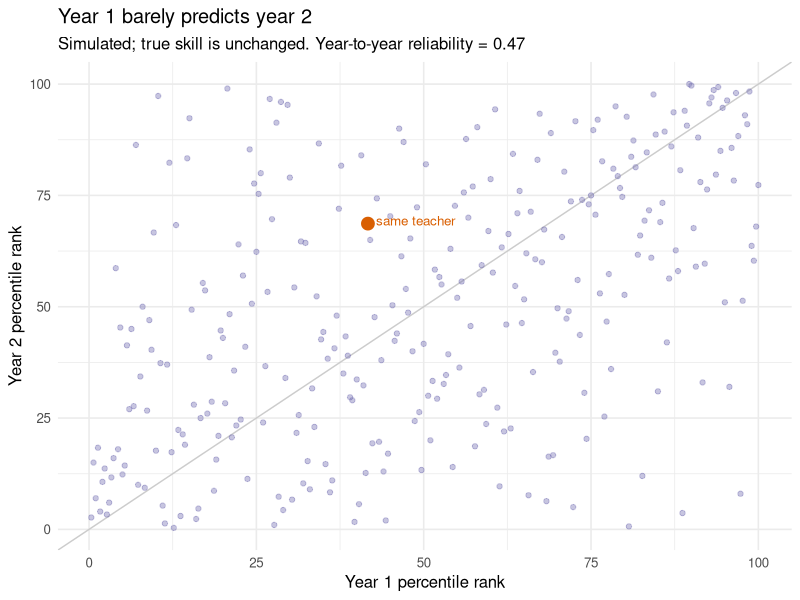

This chart was generated by the following R code:
# Simulated demo for "What a teacher-effectiveness score measures".
# Teachers have a STABLE true effect, but value-added estimates are noisy
# (small classes, test error). Year-to-year rankings swing on noise alone.
# All data simulated.
suppressMessages(library(ggplot2))
set.seed(2026)
nT <- 300
mu <- rnorm(nT, 0, 1)                    # TRUE, stable teacher effect
sd_noise <- sqrt(1.5)                    # tuned for a realistic ~0.4 reliability
vam1 <- mu + rnorm(nT, 0, sd_noise)      # year 1 estimate
vam2 <- mu + rnorm(nT, 0, sd_noise)      # year 2 estimate (same true mu)

rel <- cor(vam1, vam2)
pct1 <- rank(vam1) / nT * 100
pct2 <- rank(vam2) / nT * 100
cat(sprintf("year-to-year reliability (correlation of estimates): %.2f\n", rel))

# churn: of teachers in the bottom quartile in year 1, how many are above the
# median in year 2?
bottomY1 <- pct1 <= 25
cat(sprintf("of bottom-quartile (Y1) teachers, %.0f%% land above the median in Y2\n",
            100 * mean(pct2[bottomY1] > 50)))

# an example teacher who jumps from ~40th to ~70th on noise alone
i <- which.min(abs(pct1 - 40) + abs(pct2 - 70))
cat(sprintf("example teacher: %.0fth percentile (Y1) -> %.0fth percentile (Y2), same true skill\n",
            pct1[i], pct2[i]))

df <- data.frame(pct1, pct2)
p <- ggplot(df, aes(pct1, pct2)) +
  geom_abline(slope = 1, intercept = 0, colour = "grey80") +
  geom_point(alpha = 0.4, colour = "#7570b3") +
  geom_point(data = df[i, ], size = 4, colour = "#d95f02") +
  annotate("text", x = pct1[i], y = pct2[i], label = "  same teacher",
           hjust = 0, vjust = 0.2, size = 3.4, colour = "#d95f02") +
  labs(x = "Year 1 percentile rank", y = "Year 2 percentile rank",
       title = "Year 1 barely predicts year 2",
       subtitle = sprintf("Simulated; true skill is unchanged. Year-to-year reliability = %.2f", rel)) +
  theme_minimal(base_size = 12)
ggsave("writing/posts/value-added-scores/fig-vam-churn.png", p, width = 6.5, height = 4, dpi = 150)
cat("figure written\n")
